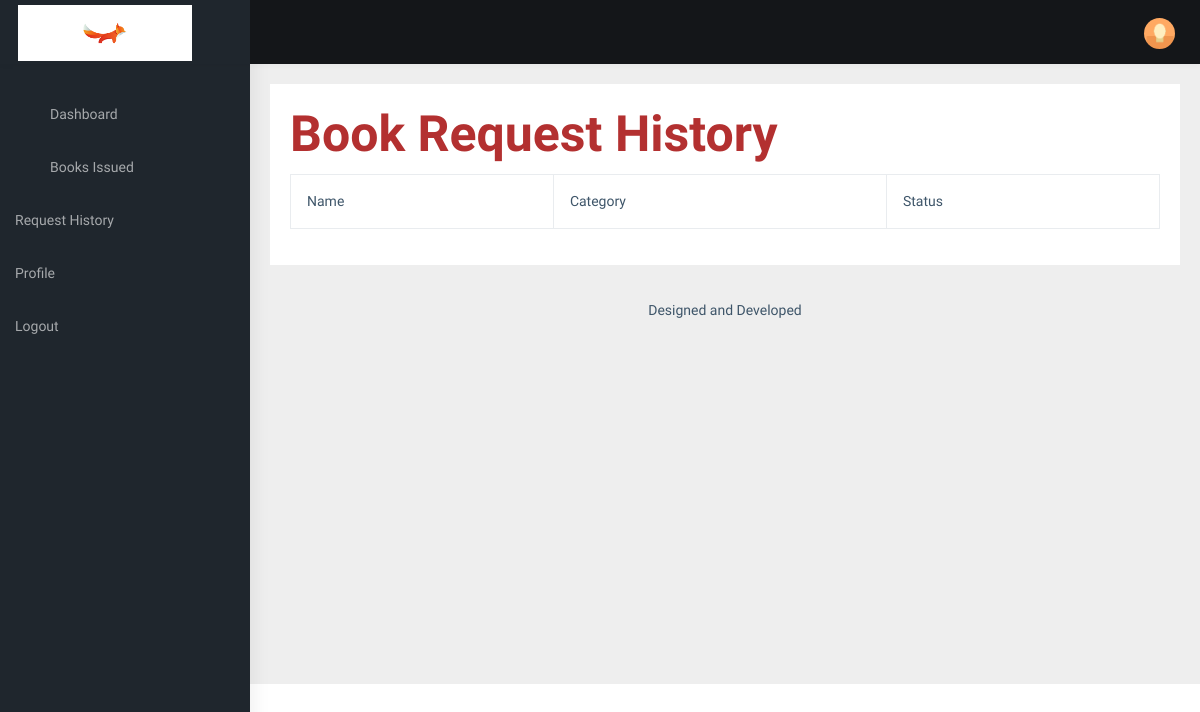
Page /student/book_request_history/ (signed in) on the earlier database version.
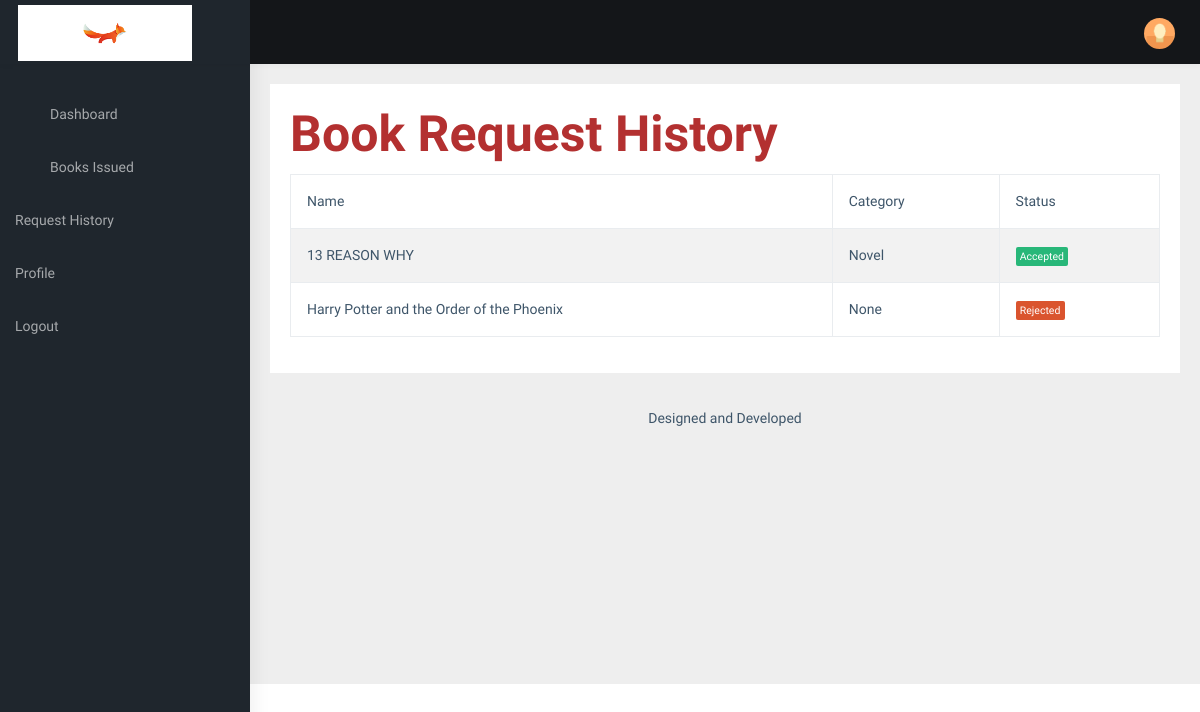
Same page on the later database version.
### home/models.py (models this page shows, shortened)
class RequestBook(models.Model):
    student_name= models.ForeignKey(Student, on_delete=models.CASCADE,null=True)
    book_name= models.ForeignKey(Book,on_delete=models.CASCADE,null=True)
    request_status = models.IntegerField(null=True,default=0)

class Book(models.Model):
    book_name = models.CharField(max_length=100,null=True)
    book_isbn = models.PositiveIntegerField()
    publisher = models.ForeignKey(BookAuthor, on_delete=models.CASCADE,null=True)
    text = models.ForeignKey(BookLanguage, on_delete=models.CASCADE,null=True)
    publication_date = models.DateField(auto_now=False,null=True)
    book_reading_age = models.CharField(max_length=100,null=True)
    book_weight = models.CharField(max_length=100,null=True)
    book_dimensions = models.CharField(max_length=100,null=True)
    book_origin = models.CharField(max_length=50,null=True)
    category = models.ForeignKey(BookCategory,on_delete=models.CASCADE,null=True)
    main_category = models.ForeignKey(MainCategory,on_delete=models.CASCADE,null=True)
    book_status = models.BooleanField(default= True)
    book_description = models.CharField(max_length=250, null=True)
    book_image = models.ImageField(upload_to = 'uploads/book-cover-images/',null=True,default="static/images/default-img.png")
    book_volume = models.CharField(max_length=50,null=True)
    bookprice = models.ForeignKey(BookPrice,on_delete=models.CASCADE,null=True)
    def __str__(self):
        return str(self.book_name)

class MainCategory(models.Model):
    main_category = models.ForeignKey(BookCategory,on_delete=models.CASCADE)
    name = models.CharField(max_length=100)
    def __str__(self):
        return self.name

### home/views.py (the view)
# urls.py: path('student/book_request_history/',BOOKREQUESTHISTORY,name ="bookrequesthistory")
@login_required(login_url = 'login')
def BOOKREQUESTHISTORY(request):
    student = Student.objects.filter(user=request.user.id)
    for i in student:
        student_id = i.id
        student_book_request_history = RequestBook.objects.filter(student_name = student_id)
        context={
            'student_book_request_history':student_book_request_history
        }
    return render(request,'user/request_books_history.html',context)

### templates/user/request_books_history.html (shortened to what this page needs)
{% extends "user/student_dashboard.html" %}
{% load static %}
{% block css %}
<link rel="stylesheet" type="text/css" href="{% static 'studentdashboard/assets/extra-libs/multicheck/multicheck.css' %}">
<link href="{% static 'studentdashboard/assets/libs/datatables.net-bs4/css/dataTables.bootstrap4.css' %}" rel="stylesheet">
<link href="{% static 'studentdashboard/dist/css/style.min.css' %}" rel="stylesheet">
{% endblock css %}
{% load static %}
{% block body %}
<div class="card">
    <div class="card-body">
        <h5 class="card-title" style="font-size: 50px; color: #B33030;"> Book Request History </h5>
        <div class="table-responsive">
            <table id="zero_config" class="table table-striped table-bordered">
                <thead>
                    <tr>
                        <th>Name</th>
                        <th>Category</th>
                        <th>Status</th>
                    </tr>
                </thead>
                <tbody>
                    {% for books in student_book_request_history %}
                    <tr>
                        <td>{{books.book_name}}</td>
                        <td>{{books.book_name.main_category}}</td>
                        <td>
                            {% if books.request_status == 0 %}
                            <span class="badge bg-info ">Pending</span>
                            {% elif books.request_status == 1 %}
                            <span class="badge bg-success">Accepted</span>
                            {% else %}
                            <span class="badge bg-danger">Rejected</span>
                            {% endif %}
                        </td>
                    </tr>
                    {% endfor %}
                </tbody>
            </table>
        </div>
    </div>
</div>
{% endblock body %}

Differences in the rows shown:
added RequestBook: book_name "13 REASON WHY", book_name.main_category "Novel", request_status "Accepted"
added RequestBook: book_name "Harry Potter and the Order of the Phoenix", book_name.main_category "None", request_status "Rejected"
